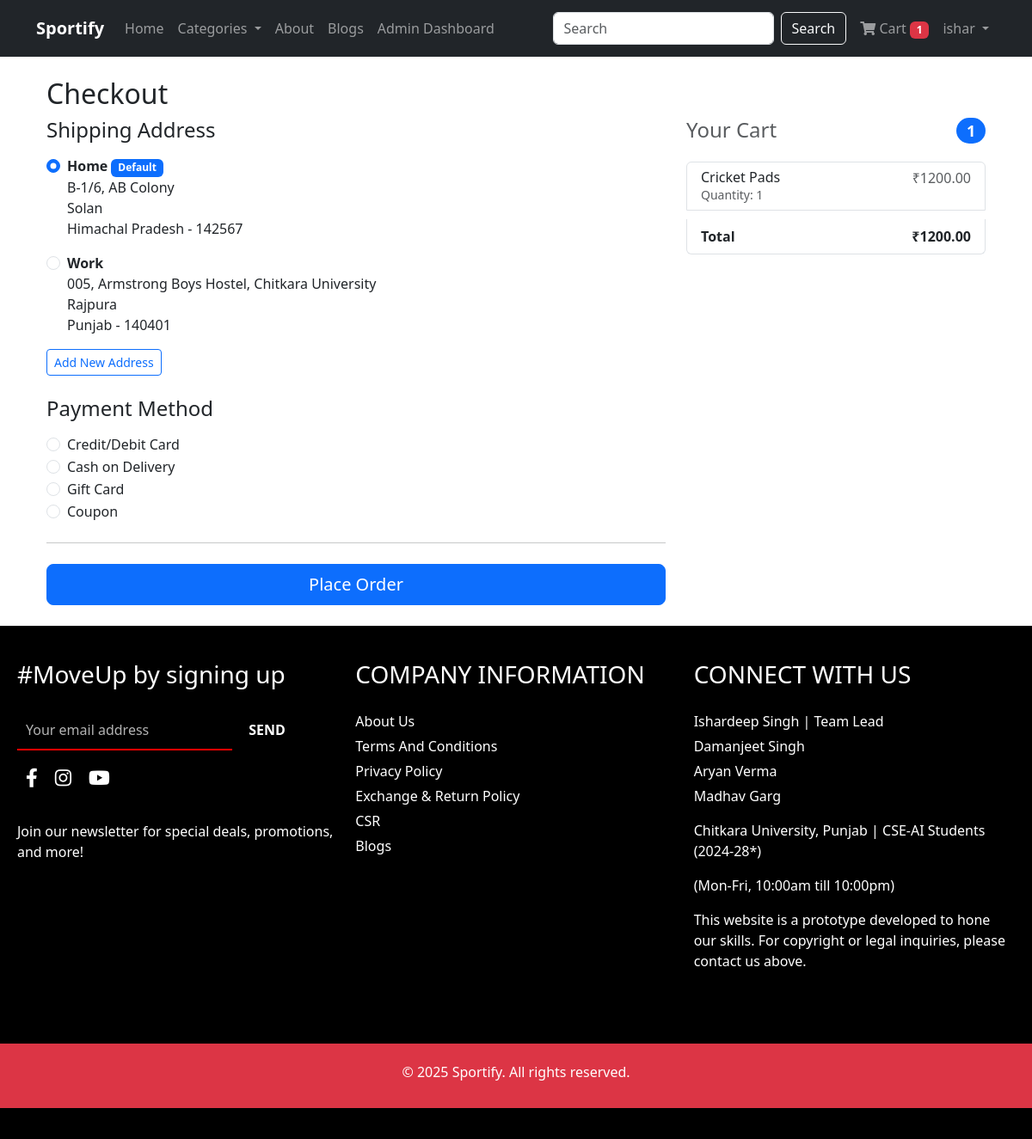
Screenshot of /checkout/ (signed in) with the database file from the repository.
### cart_app/models.py (models this page shows, shortened)
class CartItem(models.Model):
    user = models.ForeignKey(User, on_delete=models.CASCADE)
    product = models.ForeignKey(Product, on_delete=models.CASCADE)
    quantity = models.IntegerField(default=1, validators=[MinValueValidator(1)])
    created_at = models.DateTimeField(auto_now_add=True)
    def get_total_price(self):
        return self.product.price * self.quantity

class Product(models.Model):
    category = models.ForeignKey(Category, on_delete=models.CASCADE, related_name='products')
    title = models.CharField(max_length=200)
    description = models.TextField()
    price = models.DecimalField(max_digits=10, decimal_places=2)
    stock = models.IntegerField(default=0, validators=[MinValueValidator(0)])
    image = models.ImageField(upload_to='products/')
    created_at = models.DateTimeField(auto_now_add=True)
    updated_at = models.DateTimeField(auto_now=True)

### user_app/models.py (models this page shows, shortened)
class Address(models.Model):
    ADDRESS_TYPE_CHOICES = [
        ('HOME', 'Home'),
        ('WORK', 'Work'),
        ('OTHER', 'Other'),
    ]
    user = models.ForeignKey(User, on_delete=models.CASCADE, related_name='addresses')
    address_type = models.CharField(max_length=10, choices=ADDRESS_TYPE_CHOICES, default='HOME')
    is_default = models.BooleanField(default=False)
    house_street = models.CharField(max_length=200)
    landmark = models.CharField(max_length=100, blank=True, null=True)
    pincode = models.CharField(max_length=10)
    state = models.CharField(max_length=100)

### cart_app/views.py (the view)
# urls.py: path('checkout/', views.checkout, name='checkout'),
@login_required
def checkout(request):
    cart_items = CartItem.objects.filter(user=request.user)
    if not cart_items:
        messages.error(request, 'Your cart is empty!')
        return redirect('cart')
    for item in cart_items:
        if item.quantity > item.product.stock:
            messages.error(request, f"Sorry, we only have {item.product.stock} of {item.product.title} in stock.")
            return redirect('cart')
    addresses = Address.objects.filter(user=request.user)
    if not addresses:
        messages.warning(request, 'Please add a shipping address before checkout!')
        return redirect('address_create')
    total = sum(item.get_total_price() for item in cart_items)
    if request.method == 'POST':
        form = CheckoutForm(request.POST, user=request.user)
        if form.is_valid():
            selected_address = form.cleaned_data['shipping_address']
            payment_method = form.cleaned_data['payment_method']
            order = Order.objects.create(
                user=request.user,
                total_amount=total,
                payment_method=payment_method,
                shipping_address=selected_address.get_full_address()
            )
            for cart_item in cart_items:
                OrderItem.objects.create(
                    order=order,
                    product_name=cart_item.product.title,
                    product_price=cart_item.product.price,
                    quantity=cart_item.quantity,
                    image_url=cart_item.product.image.url
                )
                product = cart_item.product
                product.stock -= cart_item.quantity
                product.save()
            cart_items.delete()
            messages.success(request, 'Order placed successfully!')
            return redirect('order_history')
        else:
            for error in form.non_field_errors():
                messages.error(request, error)
    else:
        form = CheckoutForm(user=request.user)
        default_address = addresses.filter(is_default=True).first()
        if default_address:
            form.initial['shipping_address'] = default_address.id
    return render(request, 'cart_app/checkout.html', {
        'cart_items': cart_items,
        'total': total,
        'addresses': addresses,
        'form': form
    })

### cart_app/context_processors.py (called while the page is built)
def cart_count(request):
    count = 0
    if request.user.is_authenticated:
        count = CartItem.objects.filter(user=request.user).count()
    return {'cart_count': count}

def categories_processor(request):
    categories = Category.objects.all()
    return {'categories': categories}

def featured_products(request):
    featured = list(Product.objects.all().order_by('?')[:8])
    return {'featured_products': featured}

### user_app/context_processors.py (called while the page is built)
def user_address(request):
    address = None
    if request.user.is_authenticated:
        try:
            address = Address.objects.filter(user=request.user, is_default=True).first()
            if not address:
                address = Address.objects.filter(user=request.user).first()
        except Address.DoesNotExist:
            pass
    return {'address': address}

### templates/cart_app/checkout.html (shortened to what this page needs)
{% extends 'base.html' %}
{% block content %}
<div class="container mt-4">
    <h2>Checkout</h2>
    <div class="row">
        <div class="col-md-4 order-md-2 mb-4">
            <h4 class="d-flex justify-content-between align-items-center mb-3">
                <span class="text-muted">Your Cart</span>
                <span class="badge bg-primary rounded-pill">{{ cart_items.count }}</span>
            </h4>
            <ul class="list-group mb-3">
                {% for item in cart_items %}
                    <li class="list-group-item d-flex justify-content-between lh-sm">
                        <div>
                            <h6 class="my-0">{{ item.product.title }}</h6>
                            <small class="text-muted">Quantity: {{ item.quantity }}</small>
                        </div>
                        <span class="text-muted">₹{{ item.get_total_price }}</span>
                    </li>
                {% endfor %}
                <li class="list-group-item d-flex justify-content-between">
                    <strong>Total</strong>
                    <strong>₹{{ total }}</strong>
                </li>
            </ul>
        </div>
        <div class="col-md-8 order-md-1">
            <form method="post">
                <h4 class="mb-3">Shipping Address</h4>
                <div class="mb-4">
                    {% for address in addresses %}
                        <div class="form-check mb-3">
                            <input class="form-check-input" type="radio" name="shipping_address"
                                   value="{{ address.id }}" id="address_{{ address.id }}"
                                   {% if form.initial.shipping_address == address.id %}checked{% endif %}
                                   required>
                            <label class="form-check-label" for="address_{{ address.id }}">
                                <strong>{{ address.get_address_type_display }}</strong>
                                {% if address.is_default %}<span class="badge bg-primary">Default</span>{% endif %}
                                <br>
                                {{ address.house_street }}<br>
                                {% if address.landmark %}{{ address.landmark }}<br>{% endif %}
                                {{ address.state }} - {{ address.pincode }}
                            </label>
                        </div>
                    {% endfor %}
                    <a href="{% url 'address_create' %}" class="btn btn-outline-primary btn-sm">Add New Address</a>
                </div>
                <h4 class="mb-3">Payment Method</h4>
                <div class="mb-4">
                    {% for value, label in form.payment_method.field.choices %}
                        <div class="form-check">
                            <input class="form-check-input" type="radio" name="payment_method"
                                   value="{{ value }}" id="payment_{{ value }}" required>
                            <label class="form-check-label" for="payment_{{ value }}">
                                {{ label }}
                            </label>
                        </div>
                    {% endfor %}
                </div>
                <hr class="mb-4">
                <button class="btn btn-primary btn-lg btn-block w-100" type="submit">Place Order</button>
            </form>
        </div>
    </div>
</div>
{% endblock %}

### templates/base.html (shortened to what this page needs)
<!DOCTYPE html>
<html lang="en">
<head>
    <link href="https://cdn.jsdelivr.net/npm/bootstrap@5.3.0-alpha1/dist/css/bootstrap.min.css" rel="stylesheet">
    <link rel="stylesheet" href="https://cdnjs.cloudflare.com/ajax/libs/font-awesome/6.0.0/css/all.min.css">
    <link rel="stylesheet" href="https://cdnjs.cloudflare.com/ajax/libs/font-awesome/5.15.4/css/all.min.css">
</head>
<body>
    <nav class="navbar navbar-expand-lg navbar-dark bg-dark">
        <div class="container">
            <a class="navbar-brand" href="{% url 'index' %}"><strong>Sportify</strong></a>
            <div class="collapse navbar-collapse" id="navbarNav">
                <ul class="navbar-nav me-auto">
                    <li class="nav-item">
                        <a class="nav-link" href="{% url 'index' %}">Home</a>
                    </li>
                    <li class="nav-item dropdown">
                        <a class="nav-link dropdown-toggle" href="#" id="navbarDropdown" role="button"
                            data-bs-toggle="dropdown">
                            Categories
                        </a>
                    </li>
                    <li class="nav-item">
                        <a class="nav-link" href="{% url 'about' %}">About</a>
                    </li>
                    <li class="nav-item">
                        <a class="nav-link" href="{% url 'blogs' %}">Blogs</a>
                    </li>
                    {% if user.is_authenticated and user.is_staff %}
                    <li class="nav-item">
                        <a class="nav-link" href="http://127.0.0.1:8000/admin/">Admin Dashboard</a>
                    </li>
                    {% endif %}
                </ul>
                <form class="d-flex mx-2" action="{% url 'search' %}" method="GET">
                    <input class="form-control me-2" type="search" name="query" placeholder="Search"
                        aria-label="Search">
                    <button class="btn btn-outline-light" type="submit">Search</button>
                </form>
                <ul class="navbar-nav">
                    {% if user.is_authenticated %}
                    <li class="nav-item">
                        <a class="nav-link" href="{% url 'cart' %}">
                            <i class="fas fa-shopping-cart"></i> Cart
                            {% if cart_count > 0 %}
                            <span class="badge bg-danger">{{ cart_count }}</span>
                            {% endif %}
                        </a>
                    </li>
                    <li class="nav-item dropdown">
                        <a class="nav-link dropdown-toggle" href="#" id="userDropdown" role="button"
                            data-bs-toggle="dropdown">
                            {{ user.first_name|default:user.username }}
                        </a>
                    </li>
                    {% endif %}
                </ul>
            </div>
        </div>
    </nav>
    <div class="container my-4">
        {% block content %}{% endblock %}
    </div>
    <footer>
        <div class="footer-container">
            <div class="newsletter">
                <h3>#MoveUp by signing up</h3>
                <form action="{% url 'subscribe' %}">
                    <input type="email" placeholder="Your email address" id="box" required>
                    <button type="submit">SEND</button>
                </form>
                <div class="social-icons">
                    <a href="#" class="social-link"><i class="fab fa-facebook-f"></i></a>
                    <a href="#" class="social-link"><i class="fab fa-instagram"></i></a>
                    <a href="#" class="social-link"><i class="fab fa-youtube"></i></a>
                </div><br>
                <p>Join our newsletter for special deals, promotions, and more!</p>
            </div>
            <div class="company-info">
                <h3>COMPANY INFORMATION</h3>
                <ul>
                    <li><a href="{% url 'about' %}">About Us</a></li>
                    <li><a href="{% url 'tc' %}">Terms And Conditions</a></li>
                    <li><a href="{% url 'privacy_policy' %}">Privacy Policy</a></li>
                    <li><a href="{% url 'exchange_policy' %}">Exchange & Return Policy</a></li>
                    <li><a href="{% url 'csr' %}">CSR</a></li>
                    <li><a href="{% url 'blogs' %}">Blogs</a></li>
                </ul>
            </div>
            <div class="connect" id="contact">
                <h3>CONNECT WITH US</h3>
                <ul>
                    <li><a href="mailto:ishardeep3195.beai24@chitkara.edu.in">Ishardeep Singh</a> | Team Lead</li>
                    <li><a href="mailto:damanjeet3183.beai24@chitkara.edu.in">Damanjeet Singh</a></li>
                    <li><a href="mailto:aryan3181.beai24@chitkara.edu.in">Aryan Verma</a></li>
                    <li><a href="mailto:madhav3219.beai24@chitkara.edu.in">Madhav Garg</a></li>
                </ul>
                <p>Chitkara University, Punjab | CSE-AI Students (2024-28*)</p>
                <p>(Mon-Fri, 10:00am till 10:00pm)</p>
                <p>This website is a prototype developed to hone our skills. For copyright or legal inquiries, please
                    contact us above.</p>
            </div>
        </div>
        <div class="text-center bg-danger text-white py-4 mt-5 mb-3">
            <h6>&copy; {% now "Y" %} Sportify. All rights reserved.</h6>
        </div>
    </footer>
</body>
</html>

### templates/base.html (style rules this page uses)
footer { background-color: black; color: white; padding: 20px 0; }
.footer-container { display: flex; justify-content: space-around; flex-wrap: wrap; padding: 10px; }
.footer-container div { flex: 1; min-width: 200px; margin: 10px; }
.footer-container h3 { margin-bottom: 25px; }
ul { list-style: none; padding: 0; }
ul li { margin: 5px 0; }
ul li a { color: white; text-decoration: none; }
#box { background-color: transparent; border: none; border-bottom: 2px solid red; padding: 10px; width: 250px; font-size: 16px; color: white; outline: none; margin-bottom: 5px; }
#box::placeholder { color: rgba(255, 255, 255, 0.7); }
.newsletter button { padding: 10px 15px; background: none; color: white; border: none; font-size: 16px; cursor: pointer; font-weight: bold; transition: color 0.3s ease; }
.social-icons { margin-top: 35px; display: flex; justify-content: start; gap: 20px; }
.social-icons a { color: white; font-size: 22px; transition: color 0.3s ease; }

### rows the page displays
CartItem: product "Cricket Pads", quantity "1", get_total_price "1200.00"
Address: shipping_address "☑ Home Default B-1/6, AB Colony", address_type "Home", is_default "Default", house_street "B-1/6, AB Colony", landmark "Solan", state "Himachal Pradesh", pincode "142567"
Address: shipping_address "☐ Work 005, Armstrong Boys Hoste", address_type "Work", house_street "005, Armstrong Boys Hostel, Chitkara University", landmark "Rajpura", state "Punjab", pincode "140401"

### other values shown
{{ cart_count }} "1"
{{ user.first_name|default:user.username }} "ishar"
{{ cart_items.count }} "1"
{{ total }} "1200.00"
{{ label }} "Credit/Debit Card" "Cash on Delivery" "Gift Card" "Coupon"
